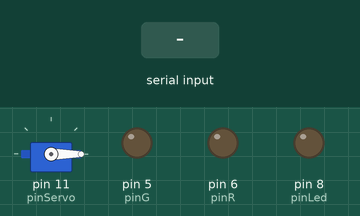
Bench run of a sketch on a simulated Arduino Uno, built with avr-gcc and run on an emulated ATmega328P. Parts: servo, output pins drawn as LEDs (lit = HIGH). The inputs (shaded band) are chosen by the test bench.

Above: at 1.2 s.
1.3 s: "A" received over the second serial link
At 2.5 s:
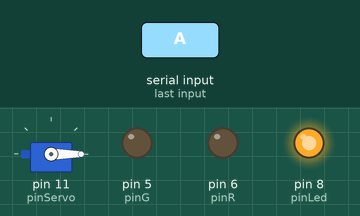
2.8 s: "C" received over the second serial link
At 3.9 s:
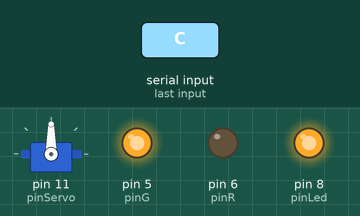
4.3 s: "B" received over the second serial link
At 5.0 s:
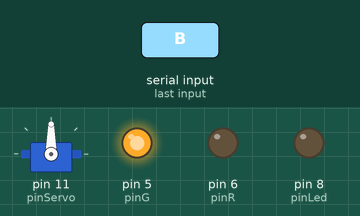
5.8 s: "D" received over the second serial link
At 6.2 s:
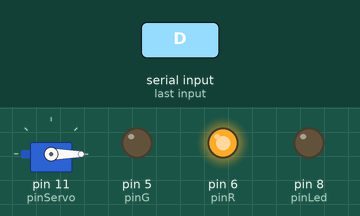
7.3 s: "A" received over the second serial link
At 8.5 s:
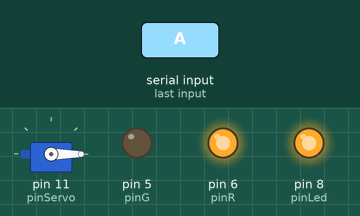
Timing chart, 0 to 9.8 s (numbered marks = the images above; inputs shaded):
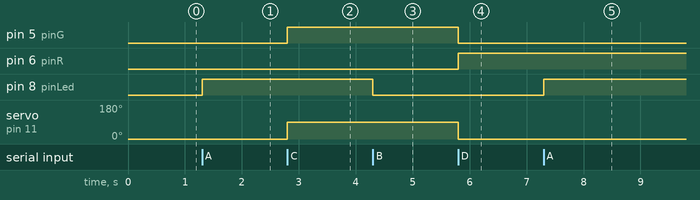

The sketch:

BTLEDSERVO.ino
```cpp
#include <SoftwareSerial.h>
#include <Servo.h>

SoftwareSerial bt(4, 2);

int pinLed = 8;
int pinR = 6;
int pinG = 5;
int pinServo = 11;

Servo myServo;

void setup() {
  Serial.begin(9600);
  bt.begin(9600);

  pinMode(pinLed, OUTPUT);
  pinMode(pinR,   OUTPUT);
  pinMode(pinG,   OUTPUT);

  myServo.attach(pinServo);

  myServo.write(0);
}

void loop() {


    if (bt.available()) {
      char value;
      value = bt.read();
      switch (value) {
        case 'A': //Encender LED
          digitalWrite(8, HIGH);
          break;

        case 'B': //Apagar LED
          digitalWrite(8, LOW);
          break;

        case 'C': //Abrir puerta, Encender RGB = R.
          myServo.write(90);
          digitalWrite(pinG, HIGH);
          digitalWrite(pinR, LOW);
          break;

        case 'D': //Cerrar puerta, Encender RGB = G.
          myServo.write(0);
          digitalWrite(pinR, HIGH);
          digitalWrite(pinG, LOW);
          break;

        default: //No se recivieron datos validos.
          Serial.println("No recibi ningin dato valido...");
      }
    }
}
```

Measured:
- after the input at 1.3 s, pin 8 (pinLed): LOW → HIGH at once
- after the input at 2.8 s, pin 5 (pinG): LOW → HIGH at once; servo on pin 11 (pinServo): 0° → 90° at once
- after the input at 4.3 s, pin 8 (pinLed): HIGH → LOW at once
- after the input at 5.8 s, pin 5 (pinG): HIGH → LOW at once; pin 6 (pinR): LOW → HIGH at once; servo on pin 11 (pinServo): 90° → 0° at once
- after the input at 7.3 s, pin 8 (pinLed): LOW → HIGH at once
